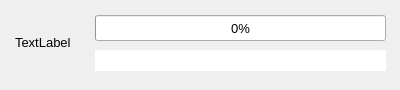
<?xml version="1.0" encoding="UTF-8"?>
<ui version="4.0">
 <class>UploadPopup</class>
 <widget class="QWidget" name="UploadPopup">
  <property name="geometry">
   <rect>
    <x>0</x>
    <y>0</y>
    <width>400</width>
    <height>90</height>
   </rect>
  </property>
  <property name="sizePolicy">
   <sizepolicy hsizetype="Preferred" vsizetype="Preferred">
    <horstretch>0</horstretch>
    <verstretch>0</verstretch>
   </sizepolicy>
  </property>
  <property name="minimumSize">
   <size>
    <width>0</width>
    <height>0</height>
   </size>
  </property>
  <property name="maximumSize">
   <size>
    <width>16777215</width>
    <height>16777215</height>
   </size>
  </property>
  <property name="sizeIncrement">
   <size>
    <width>10</width>
    <height>10</height>
   </size>
  </property>
  <property name="baseSize">
   <size>
    <width>10</width>
    <height>10</height>
   </size>
  </property>
  <property name="font">
   <font>
    <family>Arial</family>
    <pointsize>10</pointsize>
   </font>
  </property>
  <property name="windowTitle">
   <string>Device Setup</string>
  </property>
  <widget class="QProgressBar" name="progressBar">
   <property name="geometry">
    <rect>
     <x>95</x>
     <y>15</y>
     <width>291</width>
     <height>26</height>
    </rect>
   </property>
   <property name="maximum">
    <number>100</number>
   </property>
   <property name="value">
    <number>0</number>
   </property>
   <property name="alignment">
    <set>Qt::AlignmentFlag::AlignCenter</set>
   </property>
   <property name="textVisible">
    <bool>true</bool>
   </property>
   <property name="orientation">
    <enum>Qt::Orientation::Horizontal</enum>
   </property>
   <property name="invertedAppearance">
    <bool>false</bool>
   </property>
   <property name="textDirection">
    <enum>QProgressBar::Direction::TopToBottom</enum>
   </property>
  </widget>
  <widget class="QLineEdit" name="statusText">
   <property name="geometry">
    <rect>
     <x>95</x>
     <y>50</y>
     <width>291</width>
     <height>21</height>
    </rect>
   </property>
   <property name="frame">
    <bool>false</bool>
   </property>
  </widget>
  <widget class="QLabel" name="icon">
   <property name="geometry">
    <rect>
     <x>15</x>
     <y>10</y>
     <width>64</width>
     <height>64</height>
    </rect>
   </property>
   <property name="text">
    <string>TextLabel</string>
   </property>
  </widget>
 </widget>
 <resources/>
 <connections/>
 <designerdata>
  <property name="gridDeltaX">
   <number>5</number>
  </property>
  <property name="gridDeltaY">
   <number>5</number>
  </property>
  <property name="gridSnapX">
   <bool>true</bool>
  </property>
  <property name="gridSnapY">
   <bool>true</bool>
  </property>
  <property name="gridVisible">
   <bool>true</bool>
  </property>
 </designerdata>
</ui>
